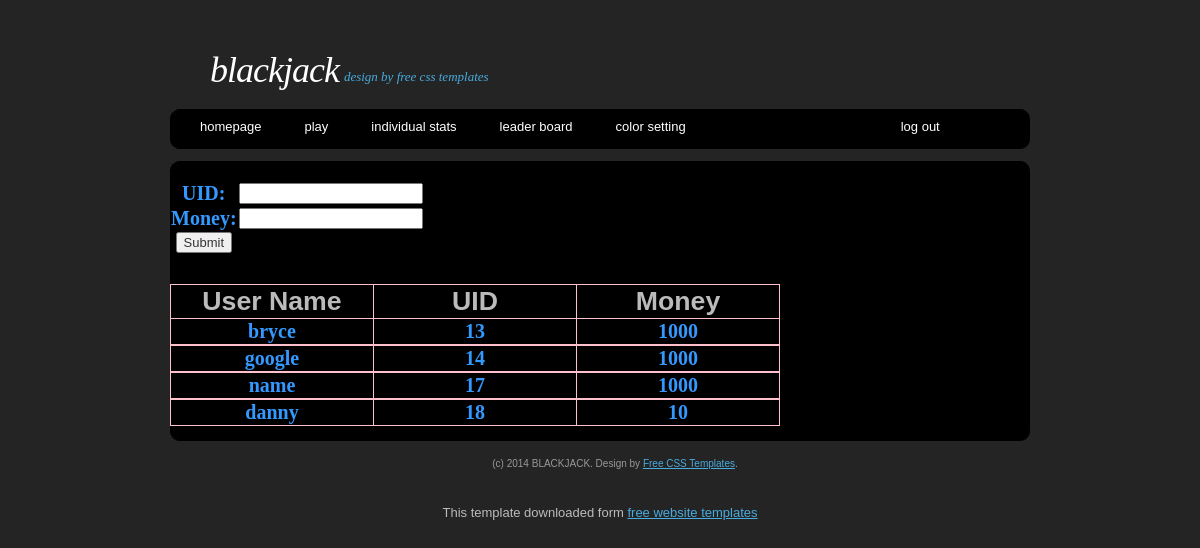
The app's page /admin.php, older data.
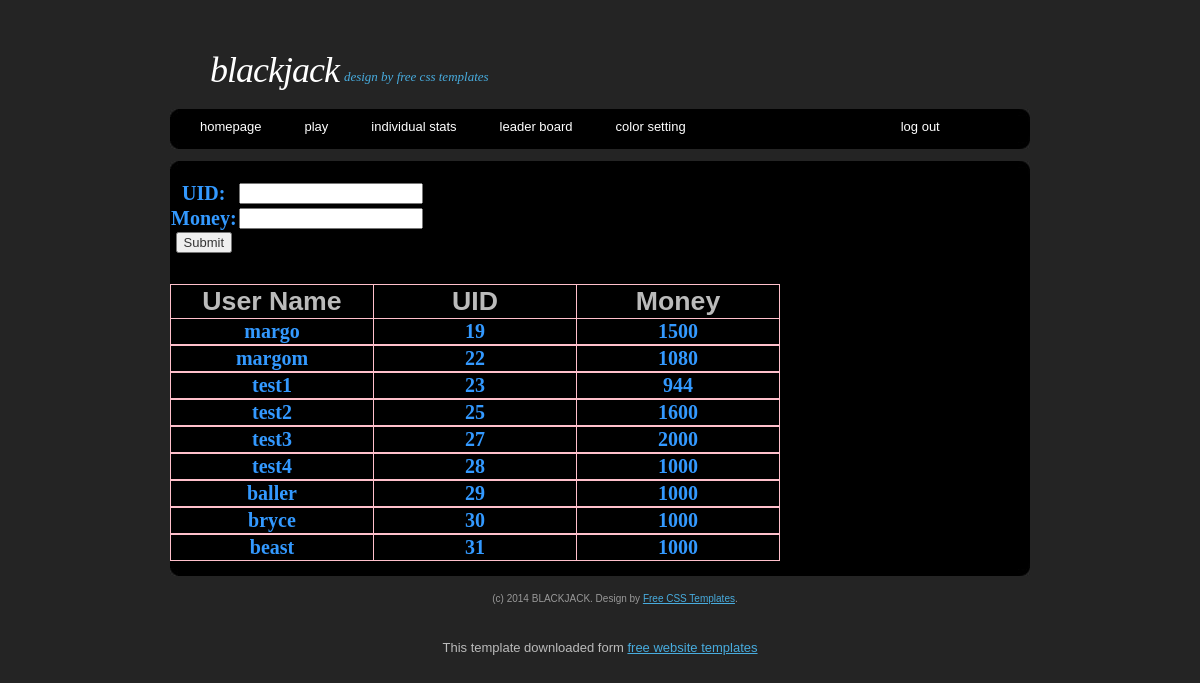
The same page, newer data.
### tables this page shows
CREATE TABLE IF NOT EXISTS `uinfo` (
  `uid` int(11) NOT NULL,
  `money` double NOT NULL DEFAULT '1000',
  `last_login` timestamp NOT NULL DEFAULT CURRENT_TIMESTAMP ON UPDATE CURRENT_TIMESTAMP,
  UNIQUE KEY `user_id` (`uid`)
);

CREATE TABLE IF NOT EXISTS `user` (
  `uid` int(11) NOT NULL AUTO_INCREMENT,
  `FName` varchar(25) NOT NULL,
  `LName` varchar(40) NOT NULL,
  `Email` varchar(257) NOT NULL,
  `user_name` varchar(40) NOT NULL,
  `pass` varchar(257) NOT NULL,
  PRIMARY KEY (`uid`)
);

### admin.php (the view, shortened to what this page needs)
<?php
require_once 'header.php';
$con=mysqli_connect("127.0.0.1","login","login","blackjack") or die(mysql_error());
?>
<form action= admin.php method="post">
    <table class="form">
        <tr><td>UID: </td><td><input type=text name=uid length=6></td></tr>
        <tr><td>Money: </td><td><input type=text name=money length=10></td></tr>
        <tr><td><input type="submit" name="submit"></td></tr>
    </table>
</form>
<?php
$getUid = "SELECT u.user_name, i.uid, i.money FROM user AS u INNER JOIN uinfo AS i ON u.uid=i.uid";
$count = 0;
$getVal = mysqli_query($con, $getUid);
while($info = mysqli_fetch_array( $getVal )){
    echo "<table> ";
    if ($count == 0)
    {
        echo "<tr><th>User Name</th><th>UID</th><th>Money</th></tr>";
    }
    echo "<tr><td class='dis'>$info[user_name]</td><td class='dis'>$info[uid]</td><td class='dis'>$info[money]</td></tr>";
    echo "</table>";
    $count++;
}
require 'footer.php';

### header.php (shortened to what this page needs)
<html>
<head>
<link href="default.css" rel="stylesheet" type="text/css" />
</head>
<body>
<div id="logo-wrap">
<div id="logo">
	<h1><a href="#">Blackjack </a></h1>
	<h2> Design by Free Css Templates</h2>
</div>
</div>
<div id="header">
	<div id="menu">
		<ul>
                    <li><a href="index.php">Homepage</a></li>
                        <li><a href="play.php">Play</a></li>
                        <li><a href="stats.php">Individual Stats</a></li>
                        <li><a href="leader.php">leader board</a></li>
			<li><a href="color.php">color setting</a></li>
			<li><a href="#"></a></li>
			<li><a href="#"></a></li>
			<li><a href="#"></a></li>
			<li><a href="#"></a></li>
			<li class="last"><a href="logout.php">Log Out</a>
                        </li>
		</ul>
	</div>
</div>
<div id="wrapper">
<div id="wrapper-btm">
<div id="page">
	<div id="contentmain">

### footer.php (shortened to what this page needs)
</div>
	<div style="clear: both;">&nbsp;</div>
</div>
</div>
</div>
<div id="footer">
	<div id="footer-wrap">
	<p id="legal">(c) 2014 BLACKJACK. Design by <a href="http://www.freecsstemplates.org/">Free CSS Templates</a>.</p>
	</div>
</div>
<div align=center>This template  downloaded form <a href='http://all-free-download.com/free-website-templates/'>free website templates</a></div></body>
</html>

### default.css (style rules this page uses)
h1, h2, h3 { margin: 0; text-transform: lowercase; font-weight: normal; color: #48ACDE; }
h1 { letter-spacing: -1px; font-size: 32px; }
h2 { font-size: 23px; }
p, ul, ol { margin: 0 0 2em 0; text-align: justify; line-height: 26px; }
a:link { color: #48ACDE; }
form { margin: 0; padding: 0; }
input, textarea, select { font-family: "Trebuchet MS", Arial, Helvetica, sans-serif; font-size: 13px; color: #333333; }
#header { clear: both; width: 860px; height: 52px; margin: 0 auto; background: url(images/img02.jpg) no-repeat left top; }
#menu { float: left; width: 860px; height: 54px; padding-left: 10px; background: url(images/img01.jpg) no-repeat left top; }
#menu ul { margin: 0; padding: 0px 0 0 0px; list-style: none; line-height: normal; }
#menu li { display: block; float: left; }
#menu a { display: block; float: left; margin-right: 3px; padding: 10px 20px; text-decoration: none; text-transform: lowercase; font: 13px "Trebuchet MS", Arial, Helvetica, sans-serif; color: #FFFFFF; }
#logo { width: 820px; height: 60px; margin: 0 auto; }
#logo h1, #logo h2 { float: left; margin: 0; padding: 0 0 0 20px; line-height: normal; }
#logo h1 { font-family: Georgia, "Times New Roman", Times, serif; font-size:36px; font-style: italic; }
#logo h1 a { text-decoration: none; color: #FFFFFF; }
#logo h2 { padding: 20px 0 0 5px; font: italic 13px Georgia, "Times New Roman", Times, serif; color: #48ACDE; }
#wrapper { width: 860px; margin: 0 auto; background: #000000 url(images/img02.jpg) no-repeat left top; }
#wrapper-btm { background: url(images/img03.jpg) no-repeat left bottom; }
#page { width: 860px; margin: 0 auto; padding-top: 20px; }
#contentmain { margin-left:auto; margin-right:auto; width: 860px; }
#footer-wrap { width: 860px; height: 64px; margin: 0 auto; }
#footer { margin: 0 auto; height: 64px; min-height: 64px; padding: 0; font-size: 10px; }
html>body #footer { height: auto; }
#legal { clear: both; padding-top: 10px; padding-left: 30px; text-align: center; color: #999999; }
table, th { border:1px solid pink; border-collapse:collapse; font-size: 20pt; }
table.form, td.form { border: 1px; width: 200px; font-weight: bold; font-family: "Times New Roman"; font-size:15pt; text-align: center; color:#3399FF; }
td.dis { border: 1px solid pink; width: 200px; font-weight: bold; font-family: "Times New Roman"; font-size:15pt; text-align: center; color:#3399FF; }

Row changes from the older to the newer data that the page shows:
removed uinfo: shows "User Name", uid.user_name "bryce", uid "13", money "1000"
removed uinfo: uid.user_name "google", uid "14", money "1000"
removed uinfo: uid.user_name "name", uid "17", money "1000"
removed uinfo: uid.user_name "danny", uid "18", money "10"
added uinfo: shows "User Name", uid.user_name "margo", uid "19", money "1500"
added uinfo: uid.user_name "margom", uid "22", money "1080"
added uinfo: uid.user_name "test1", uid "23", money "944"
added uinfo: uid.user_name "test2", uid "25", money "1600"
added uinfo: uid.user_name "test3", uid "27", money "2000"
added uinfo: uid.user_name "test4", uid "28", money "1000"
added uinfo: uid.user_name "baller", uid "29", money "1000"
added uinfo: uid.user_name "bryce", uid "30", money "1000"
added uinfo: uid.user_name "beast", uid "31", money "1000"
